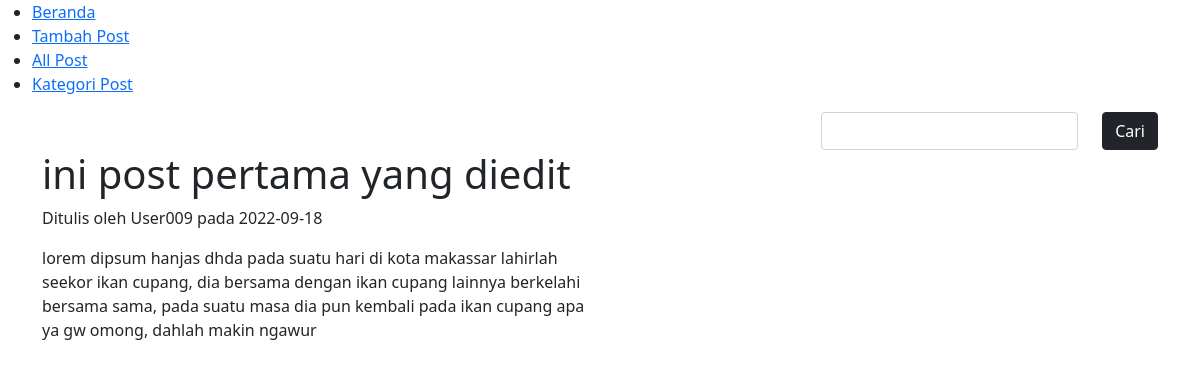
The app's page /post/1/ with its own data.
### app.py (models this page shows)
class Blog(dbku.Model):
    idPost = dbku.Column(dbku.Integer, primary_key=True)
    judulPost = dbku.Column(dbku.String(50), nullable=False)
    kontenPost = dbku.Column(dbku.String(2000))
    kategoriPost = dbku.Column(dbku.String(50))
    tanggalPost = dbku.Column(dbku.DateTime, default=datetime.today())

### app.py (the view)
@app.route('/post/<kategori>/')
def kategori_post(kategori):
    kategoripost = Blog.query.filter(Blog.kategoriPost.ilike(f'%{kategori}%') )
    return render_template('blog/pencarianpost.html', cari = kategoripost, titlepage=f'Kategori Post {kategori}')

### app.py (called while the page is built)
@app.route('/post/<int:id>/')
def detail_post(id):
    getPost = Blog.query.get_or_404(id)
    return render_template('blog/detailpost.html', post=getPost, titlepage=getPost.judulPost)

### templates/blog/detailpost.html
{% extends 'base.html' %}
{% block content %}
<div class="row">
    <div class="col">
        <h1>{{post.judulPost}}</h1>
        <p>Ditulis oleh User009 pada {{post.tanggalPost.date()}}</p>
    </div>
</div>
<div class="row">
    <div class="col-6">
        <p>{{post.kontenPost}}</p>
    </div>
</div>
{% endblock content %}

### records on screen
Blog: judulPost "ini post pertama yang diedit", tanggalPost "2022-09-18", kontenPost "lorem dipsum hanjas dhda pada suatu hari di kota makassar lahirlah seekor ikan cupang, dia bersama dengan ikan cupang lainnya berkelahi bersama sama, pada suatu masa dia pun kembali pada ikan cupang apa ya gw omong, dahlah makin ngawur"
